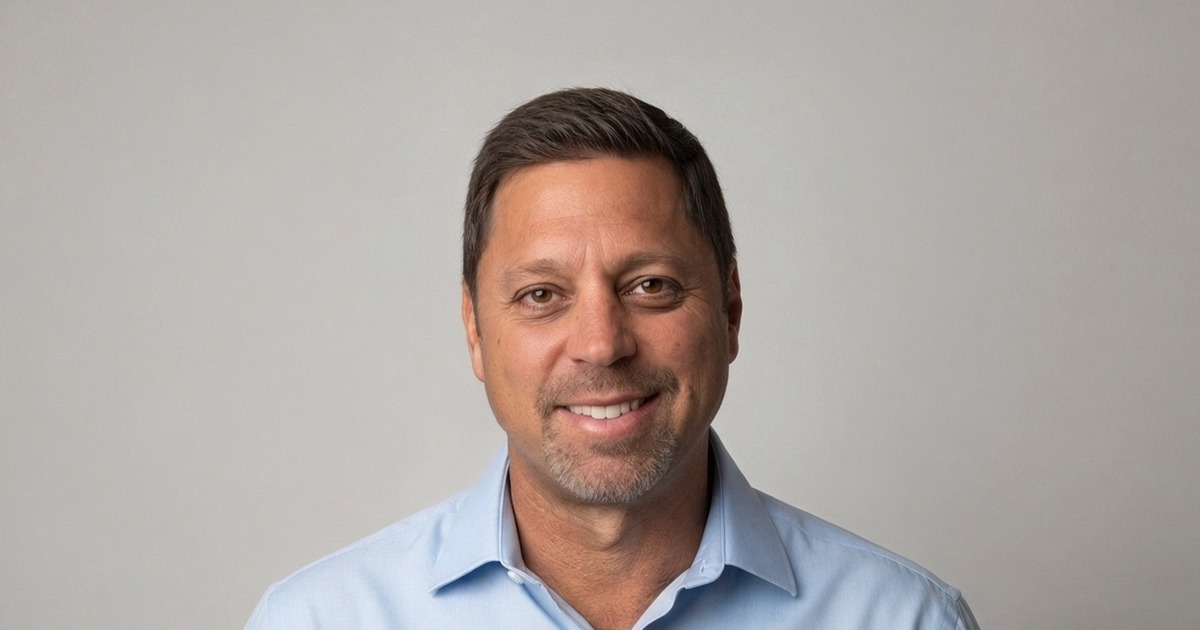
#> input picture social-home.jpg, 1200 x 630 px, given in place of updated head shot with light background.jpg, which was not available
$ python headshot.py '#' rebuild headshot.jpg
#> lines starting #> are read from the running program, lines starting #| are printed output that depends on the picture; after the words box and inside, x2 and y2 are one past the last pixel; in counts of white or black regions, pixels touching at a corner belong together; pictures that were not available may be replaced by others from this repository, and a replacement may not be noted
"""Rebuild headshot.jpg from the studio original in Site photos/.

This is the executable form of the "Headshot recipe" section of HANDOFF.md.
The prose version alone was not enough to reproduce: rebuilding from it walked
straight into the collar leak and an 8px reframe, both of which are guarded
against below. Read the HANDOFF section for the reasoning; this file is the
part you actually run.

    python3 tools/headshot.py                 # rebuild headshot.jpg
    python3 tools/headshot.py --no-decon \
            -o /tmp/before.jpg                # same, minus decontamination,
                                              # for the halo comparison

Run it from the repo root — the input and output paths are relative to it.
Needs pillow, numpy and scipy, none of which the site itself uses:

    python3 -m venv /tmp/hs && /tmp/hs/bin/pip install pillow numpy scipy
    /tmp/hs/bin/python tools/headshot.py

Not served: tools/ is listed in .assetsignore, so this is in the repo but never
uploaded as a public asset.
"""
import sys, io
import numpy as np
from PIL import Image
from scipy import ndimage

# The 2026-09 reshoot supersedes Headshot1.JPG. Jesse supplied the same frame on
# two backdrops; this is the light one, and that is not a stylistic choice. The
# key on line ~70 scores a pixel as backdrop from LOW chroma and HIGH luma, so
# the navy version scores 0.1% of its frame as backdrop against this one's 63.8%
# and the deep-backdrop sample below would come back empty. The backdrop is
# replaced by INK either way, so the source backdrop only decides whether the
# key can find it. Override with --src for a future shoot.
SRC   = ("Site photos/updated head shot with light background.jpg"
         if "--src" not in sys.argv else sys.argv[sys.argv.index("--src") + 1])
INK   = np.array([6, 16, 25], float)
OUT_W, OUT_H = 605, 757
DECON = "--no-decon" not in sys.argv
OUT   = sys.argv[sys.argv.index("-o") + 1] if "-o" in sys.argv else "headshot.jpg"

def smoothstep(x, a, b):
    t = np.clip((x - a) / (b - a), 0, 1)
    return t * t * (3 - 2 * t)

# ---- 1. 4:5 crop, full frame height, centred on the head -------------------
img = Image.open(SRC).convert("RGB")
#> img is the input picture: PIL image 1200x630 RGB; mean R, G, B 173.2, 166.3, 162
a = np.asarray(img).astype(float)
H, W, _ = a.shape
#> H = 630; W = 1200
L = a.mean(2)
C = a.max(2) - a.min(2)

notbg = (C > 18) | (L < 70)
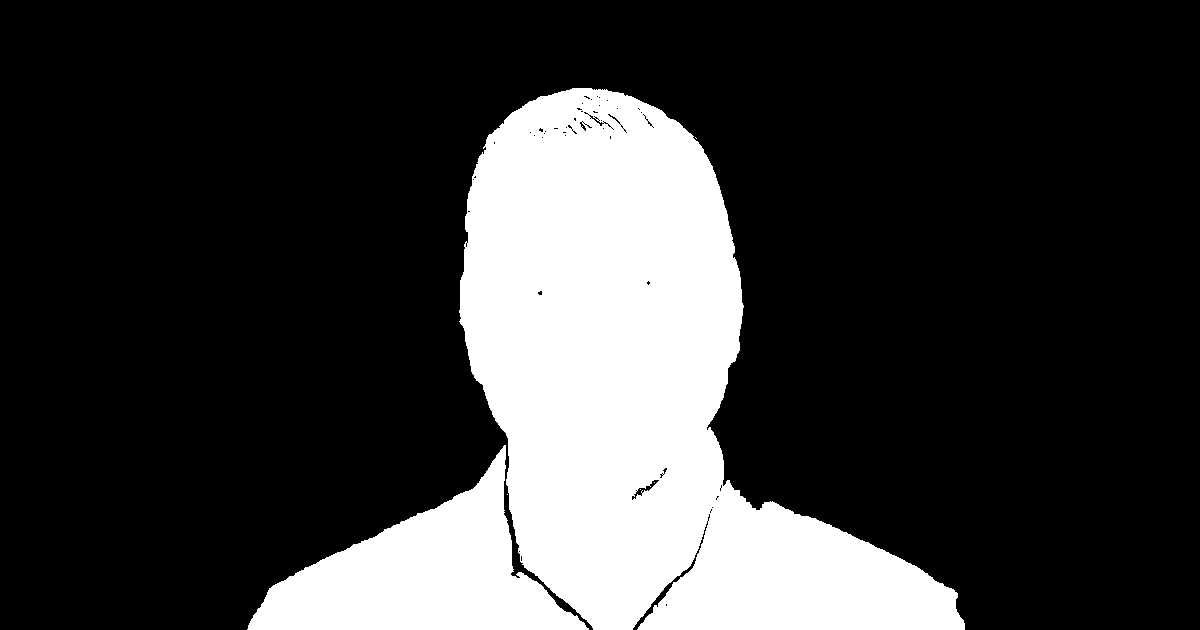
#> notbg: shape (630, 1200) bool; 22.6% white; 6 white regions (4 under 20 px), largest, box (x1, y1, x2, y2) and area: (459, 88, 965, 630) 142889, (247, 445, 589, 630) 27887
ys = np.where(notbg.sum(1) > W * 0.02)[0]
#> ys = 541 values from 89 to 629
head = notbg[ys.min(): ys.min() + int(0.32 * (ys.max() - ys.min()))]
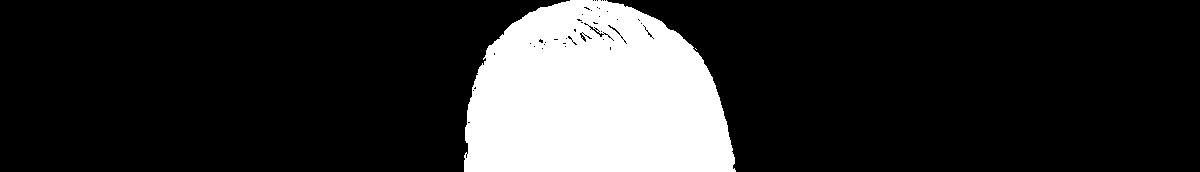
#> head: shape (172, 1200) bool; 18.2% white; 2 white regions (1 under 20 px), largest, box (x1, y1, x2, y2) and area: (464, 0, 736, 172) 37531
hx = np.where(head.any(0))[0]
#> hx = 272 values from 464 to 735
cx = (hx.min() + hx.max()) // 2
#> cx = 599

cw = int(round(H * OUT_W / OUT_H))
#> cw = 504
# Head-centroid detection is approximate, so this nudges the crop to keep the
# face where the page expects it. Re-derive it per source: the value below is
# for the 2026-09 light-backdrop frame, measured by comparing head width and
# centre against the previous published file. It was -20 for Headshot1.JPG.
FRAMING_NUDGE = int(sys.argv[sys.argv.index("--nudge") + 1]) if "--nudge" in sys.argv else -13
x0 = int(np.clip(cx - cw // 2 + FRAMING_NUDGE, 0, W - cw))
#> x0 = 334
a = a[:, x0:x0 + cw]
#> a: shape (630, 504, 3) float64
L = a.mean(2)
#> L: shape (630, 504) float64
C = a.max(2) - a.min(2)
#> C: shape (630, 504) float64
h, w, _ = a.shape
#> h = 630; w = 504

# ---- 2. background key: neutral AND bright AND connected to the border -----
# s = how backdrop-like a pixel is, 0..1. Soft on purpose: fractional values at
# the edge are what makes decontamination possible below.
#
# Keep the luma ramp NARROW (60-110). Widening it toward the real backdrop luma
# of 191 looks more principled and is worse: it hands fractional alpha to bright
# but fully opaque skin and hair, decontamination then subtracts backdrop from
# pixels that never had any, and edge overshoot goes from +11 to +24.
s = (1 - smoothstep(C, 10, 28)) * smoothstep(L, 60, 110)

# Open the candidate set before deciding connectivity. The specular highlight
# along the collar fold is neutral (chroma ~12) and bright, so without this the
# fill walks in from the backdrop along a 1px line and cuts the collar off.
# Opening only gates *connectivity*; the alpha still comes from the soft s.
cand = ndimage.binary_opening(s > 0.35, iterations=2)
#> cand: shape (630, 504) bool; 50.1% white; 3 black regions (2 under 20 px), largest, box (x1, y1, x2, y2) and area: (0, 89, 504, 630) 158396
lab, n = ndimage.label(cand)
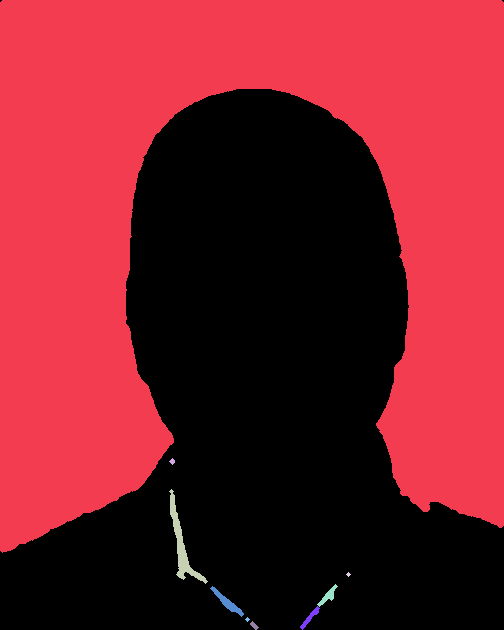
#> lab: shape (630, 504) int32; 10 distinct labels, from 0 to 9; one colour per label, 0 black
#> n = 9
edge_labels = set(lab[0]) | set(lab[-1]) | set(lab[:, 0]) | set(lab[:, -1])
#> edge_labels = 4 items
edge_labels.discard(0)
M = np.isin(lab, list(edge_labels))
#> M: shape (630, 504) bool; 49.7% white; 3 white regions, box (x1, y1, x2, y2) and area: (0, 0, 504, 553) 157743, (300, 606, 320, 630) 124, (250, 621, 259, 630) 39
band = ndimage.binary_dilation(M, iterations=10)
#> band: shape (630, 504) bool; 53.7% white; 1 black region, box (x1, y1, x2, y2) and area: (0, 99, 504, 630) 147104

alpha = np.where(band, 1.0 - s, 1.0)          # subject opacity
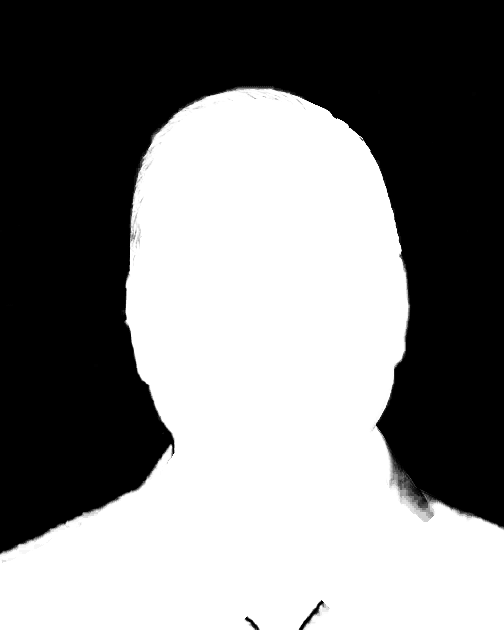
#> alpha: shape (630, 504) float64; min 0, max 1, mean 0.503
alpha = np.clip(alpha, 0, 1)
# Measured here, before the fade in step 5 turns the whole lower half
# fractional by design and makes the number meaningless.
KEY_FRAC_EDGE = ((alpha > 0.05) & (alpha < 0.999)).mean() * 100
#> KEY_FRAC_EDGE = 2.14

# ---- 3. sample the backdrop, then decontaminate the edge -------------------
deep = ndimage.binary_erosion(s > 0.95, iterations=4)
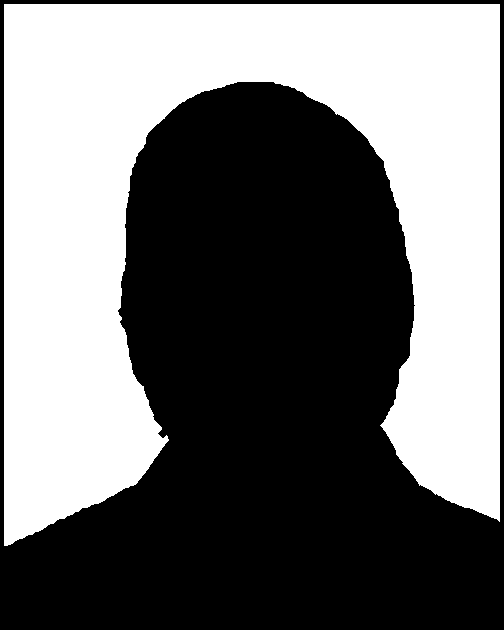
#> deep: shape (630, 504) bool; 45.4% white; 1 white region, box (x1, y1, x2, y2) and area: (4, 4, 500, 546) 144044
B = np.median(a[deep], axis=0)
#> B = [191, 190, 186]

F = a.copy()
if DECON:
    # F = (C - (1-alpha)B) / alpha  — removes the backdrop light that bled into
    # partly-transparent hair, instead of leaving it to read as a pale rim.
    edge = (alpha > 0.05) & (alpha < 0.999)
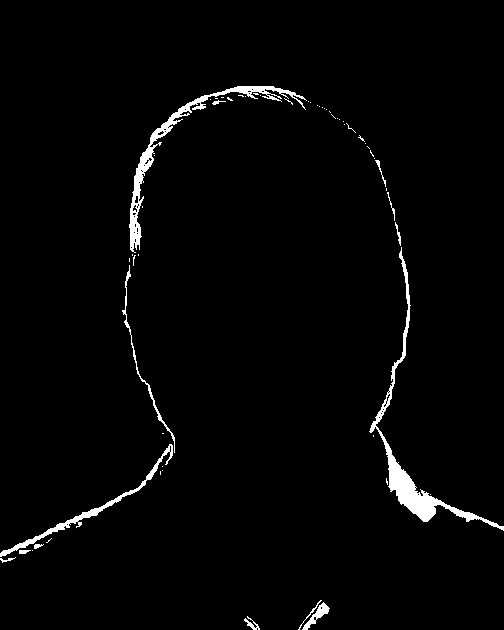
#> edge: shape (630, 504) bool; 2.1% white; 58 white regions (44 under 20 px), largest, box (x1, y1, x2, y2) and area: (369, 247, 504, 531) 2569, (129, 86, 307, 253) 2062, (0, 444, 173, 557) 989
    al = alpha[edge][:, None]
#> al = 6802 values, max 0.999 at index 470, min 0.0518 at index 4661, mean 0.628
    F[edge] = np.clip((a[edge] - (1 - al) * B) / al, 0, 255)
#> F: shape (630, 504, 3) float64; mean R, G, B 166.2, 152.2, 147

# ---- 4. grade the subject only --------------------------------------------
g = F.mean(2, keepdims=True)
F = g + 0.78 * (F - g)                 # saturation 78%
F = 128 + 1.06 * (F - 128)             # contrast x1.06
F[..., 0] *= 0.97                      # red   x0.97
F[..., 2] *= 1.06                      # blue  x1.06
F = np.clip(F, 0, 255)

# ---- 5. smoothstep fade into the background over the lower half ------------
y = np.arange(h)[:, None]
#> y = 630 values from 0 to 629
start = 0.52 * h
#> start = 327.6
fade = 1.0 - smoothstep(y, start, h - 1)
alpha = alpha * fade

# ---- 6. composite onto the site ink ---------------------------------------
out = alpha[..., None] * F + (1 - alpha[..., None]) * INK
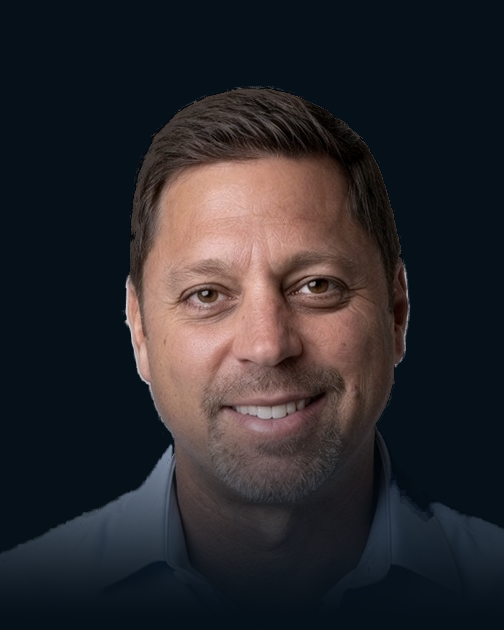
#> out: shape (630, 504, 3) float64; mean R, G, B 42.7, 41.1, 45.1
im = Image.fromarray(np.clip(out, 0, 255).astype(np.uint8)).resize(
    (OUT_W, OUT_H), Image.LANCZOS)

# ---- 7. baseline JPEG, tuned to land near 55KB -----------------------------
best = None
for q in range(95, 39, -1):
    buf = io.BytesIO()
    im.save(buf, "JPEG", quality=q, optimize=True, progressive=False)
    if buf.tell() <= 57_000:
        best = (q, buf.tell(), buf.getvalue())
        break
q, n_bytes, data = best
open(OUT, "wb").write(data)
print(f"{OUT}: {OUT_W}x{OUT_H} q={q} {n_bytes/1024:.1f}KB "
      f"decontamination={'ON' if DECON else 'OFF'} backdrop B={B.round(1)}")
#| headshot.jpg: 605x757 q=93 52.6KB decontamination=ON backdrop B=[191. 190. 186.]
print(f"  src={SRC}  crop={cw}x{H} ({cw/OUT_W:.2f}x downsample)  nudge={FRAMING_NUDGE}")
#|   src=Site photos/updated head shot with light background.jpg  crop=504x630 (0.83x downsample)  nudge=-13
# HANDOFF: fractional-alpha pixels should be ~1% of the frame; 7% is already
# wrong. Printed rather than assumed, because it is the first thing that drifts
# when the source changes.
print(f"  fractional-alpha pixels: {KEY_FRAC_EDGE:.2f}%  (target ~1%, >5% means the luma ramp is too wide)")
#|   fractional-alpha pixels: 2.14%  (target ~1%, >5% means the luma ramp is too wide)
